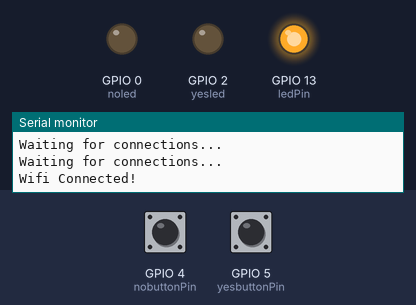
This sketch was run on a simulated ESP8266 (NodeMCU). Shown: output pins drawn as LEDs (lit = HIGH), the last lines printed to the serial monitor. Inputs (shaded band) come from the test bench; at power-on: GPIO 4 (nobuttonPin) LOW, GPIO 5 (yesbuttonPin) LOW. WiFi joins after 1.5 s; servers stay silent unless stated; uploads are accepted with an empty reply.

Above: at 2.7 s.
2.8 s: GPIO 4 (nobuttonPin) pulled HIGH for 0.15 s
At 4.4 s:
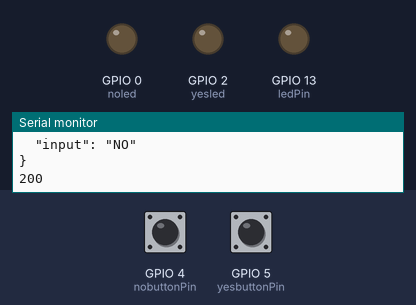
5.5 s: GPIO 5 (yesbuttonPin) pulled HIGH for 0.15 s
At 6.5 s:
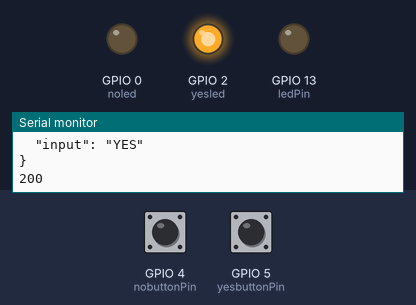
8.2 s: GPIO 5 (yesbuttonPin) pulled HIGH for 1 s
At 8.8 s:
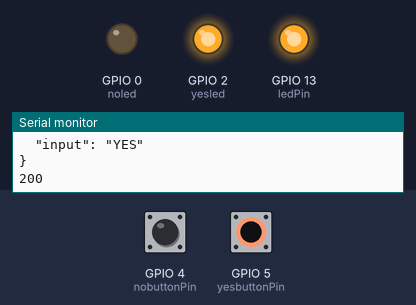
10.9 s: GPIO 4 (nobuttonPin) pulled HIGH for 1 s
At 11.9 s:
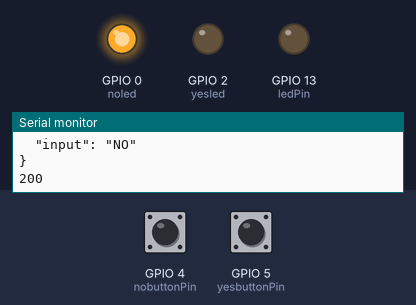
13.6 s: GPIO 4 (nobuttonPin) pulled HIGH for 3.2 s
At 14.1 s:
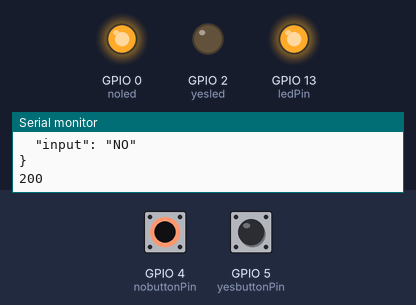
18.3 s: GPIO 5 (yesbuttonPin) pulled HIGH for 3.2 s
At 21.0 s:
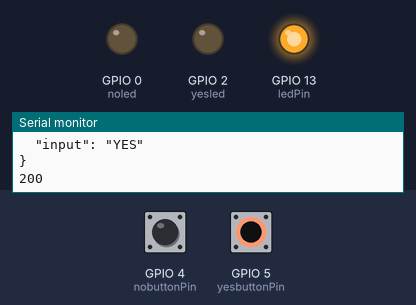
Timing chart, 0 to 22.5 s (numbered marks = the images above; inputs shaded):
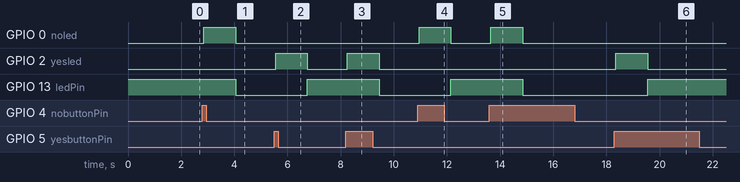

Measured:
- after the input at 2.8 s, GPIO 0 (noled): LOW → HIGH after 0.05 s, → LOW 1.2 s later; GPIO 13 (ledPin): HIGH → LOW after 1.3 s
- after the input at 5.5 s, GPIO 2 (yesled): LOW → HIGH after 0.05 s, → LOW 1.2 s later; GPIO 13 (ledPin): LOW → HIGH after 1.3 s
- after the input at 8.2 s, GPIO 2 (yesled): LOW → HIGH after 0.05 s, → LOW 1.2 s later; GPIO 13 (ledPin): HIGH → LOW after 1.3 s
- after the input at 10.9 s, GPIO 0 (noled): LOW → HIGH after 0.05 s, → LOW 1.2 s later; GPIO 13 (ledPin): LOW → HIGH after 1.3 s
- after the input at 13.6 s, GPIO 0 (noled): LOW → HIGH after 0.05 s, → LOW 1.2 s later; GPIO 13 (ledPin): HIGH → LOW after 1.3 s
- after the input at 18.3 s, GPIO 2 (yesled): LOW → HIGH after 0.05 s, → LOW 1.2 s later; GPIO 13 (ledPin): LOW → HIGH after 1.3 s

The sketch:

arduinov4.ino
```cpp
#include <ESP8266WiFi.h>
#include <ESP8266HTTPClient.h>
#include <ArduinoJson.h>
char* ssid = "TP-LINK_B1027A";
char* password = "64959900";
const int yesbuttonPin = 5;    // the number of the pushbutton pin
const int nobuttonPin = 4;
const int ledPin = 13;      // the number of the LED pin
const int yesled = 2;
const int noled = 0;

// Variables will change:
int ledState = HIGH;         // the current state of the output pin
int yesbuttonState;             // the current reading from the input pin
int nobuttonState;
int lastyesButtonState = LOW;   // the previous reading from the input pin
int lastnoButtonState = LOW;

// the following variables are unsigned longs because the time, measured in
// milliseconds, will quickly become a bigger number than can be stored in an int.
unsigned long lastyesDebounceTime = 0;  // the last time the output pin was toggled
unsigned long lastnoDebounceTime = 0;
unsigned long debounceDelay = 50;    // the debounce time; increase if the output flickers

void setup() {
  pinMode(yesbuttonPin, INPUT);
  pinMode(nobuttonPin, INPUT);
  pinMode(ledPin, OUTPUT);
  pinMode(yesled, OUTPUT);
  pinMode(noled,OUTPUT);
  // set initial LED state
  digitalWrite(ledPin, ledState);
  digitalWrite(yesled, LOW);
  digitalWrite(noled,LOW);
  Serial.begin(9600);
  WiFi.begin(ssid, password);
  while(WiFi.status() != WL_CONNECTED){
    delay(500);
    Serial.println("Waiting for connections...");
  }
  Serial.println("Wifi Connected!");
}

void loop() {
  HTTPClient http;    //Declare object of class HTTPClient
  http.begin("http://192.168.1.106:5000/ArduinoInput");      //Specify request destination
  http.addHeader("Content-Type", "application/json");  //Specify content-type header
  StaticJsonBuffer<300> JSONbuffer;
  JsonObject& JSONencoder = JSONbuffer.createObject();
  // read the state of the switch into a local variable:
  int yesreading = digitalRead(yesbuttonPin);
  int noreading = digitalRead(nobuttonPin);

  // check to see if you just pressed the button
  // (i.e. the input went from LOW to HIGH), and you've waited long enough
  // since the last press to ignore any noise:

  // If the switch changed, due to noise or pressing:
  if (yesreading != lastyesButtonState) {
    // reset the debouncing timer
    lastyesDebounceTime = millis();
  }
  else if(noreading != lastnoButtonState){
    lastnoDebounceTime= millis();
  }

  if ((millis() - lastyesDebounceTime) > debounceDelay) {
    // whatever the reading is at, it's been there for longer than the debounce
    // delay, so take it as the actual current state:

    // if the button state has changed:
    if (yesreading != yesbuttonState) {
      yesbuttonState = yesreading;


      // only toggle the LED if the new button state is HIGH
      if (yesbuttonState == HIGH) {
        ledState = !ledState;
        digitalWrite(yesled,HIGH);
        JSONencoder["input"] = "YES";
        char JSONmessageBuffer[300];
        JSONencoder.prettyPrintTo(JSONmessageBuffer, sizeof(JSONmessageBuffer));
        Serial.println(JSONmessageBuffer);
        int httpCode = http.POST(JSONmessageBuffer);
        Serial.println(httpCode);
        http.end();
        delay(1000);
        digitalWrite(yesled,LOW);


      }
    }
  }
  if ((millis() - lastnoDebounceTime) > debounceDelay){
    if(noreading != nobuttonState){
      nobuttonState = noreading;
      if(nobuttonState == HIGH){
        unsigned long LastMillis = millis();
        ledState = !ledState;
        digitalWrite(noled,HIGH);
        unsigned long CurrentMillis = millis();
        JSONencoder["input"] = "NO";
        char JSONmessageBuffer[300];
        JSONencoder.prettyPrintTo(JSONmessageBuffer, sizeof(JSONmessageBuffer));
        Serial.println(JSONmessageBuffer);
        int httpCode = http.POST(JSONmessageBuffer);
        Serial.println(httpCode);
        http.end();
        delay(1000);
        digitalWrite(noled,LOW);

      }
    }
  }

  // set the LED:
  digitalWrite(ledPin, ledState);

  // save the reading. Next time through the loop, it'll be the lastButtonState:
  lastyesButtonState = yesreading;
  lastnoButtonState = noreading;
}
```
